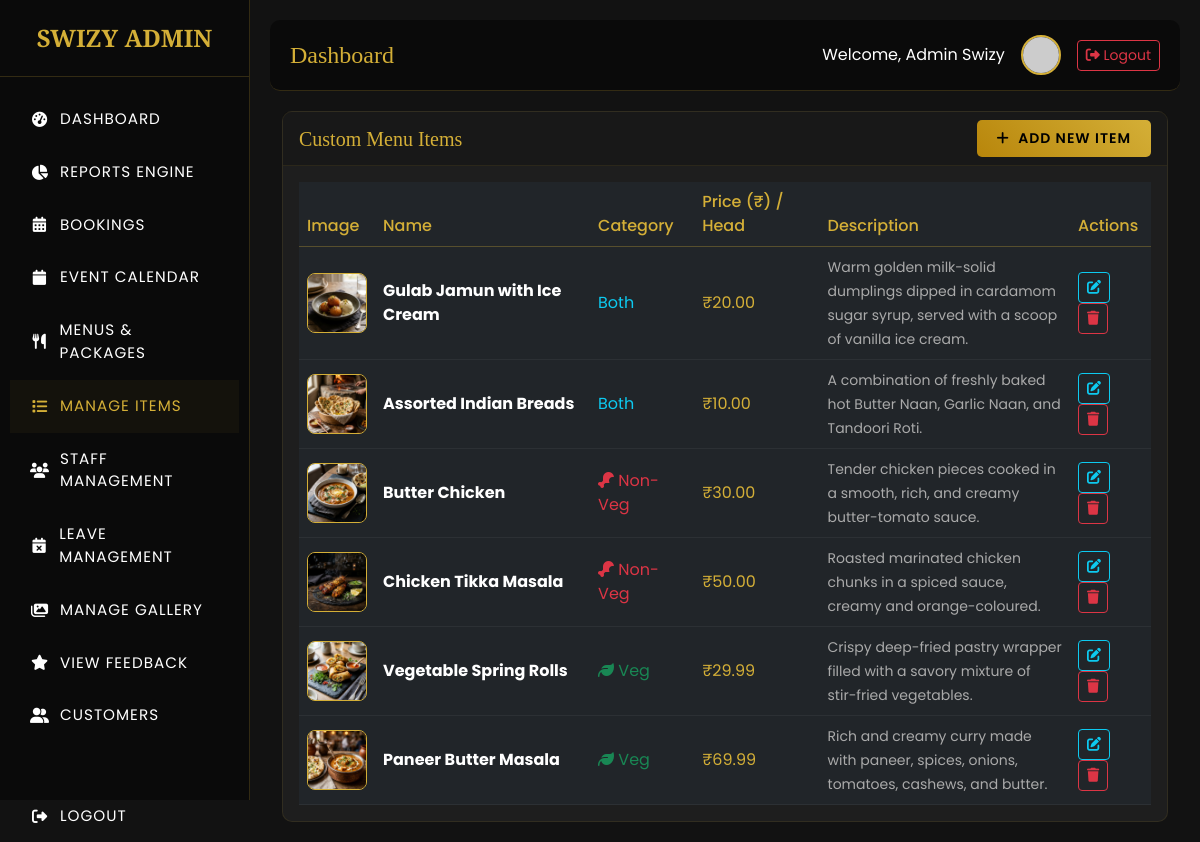
The page /admin/items.php (signed in) on the database its author committed.
### tables this page shows
CREATE TABLE IF NOT EXISTS `items` (
  `id` int NOT NULL AUTO_INCREMENT,
  `name` varchar(255) NOT NULL,
  `category` enum('veg','non-veg','both') NOT NULL,
  `price_per_head` decimal(10,2) NOT NULL,
  `description` text,
  `image` varchar(255) DEFAULT NULL,
  `status` tinyint(1) DEFAULT '1',
  PRIMARY KEY (`id`)
);

### classes/DataAccess.class.php (called while the page is built, shortened)
<?php
class DataAccess
{
	private $_con,$_query,$_errors;
	public function __construct()
	{
		if(!$this->_con=mysqli_connect(DB_HOST,DB_USER,DB_PASSWORD,DB_NAME))
		{
			die("connection Error");
		}
		$this->_errors ="";
	}
	public function getData($fields,$table,$condition = "1")
	{
		if(!$this->_checkTable($table))
		{
			$this->_errors.="$table not Present";
			return false;
		}
		$this->_query = "select ";
		if(is_array($fields))
		{
			if($this->_checkFieldsIndexed($fields,$table))
			{
				$this->_query.=implode(",",$fields);
			}
			else
			{
				return false;
			}
		}
		else if(gettype($fields) == "string")
		{
			if($fields == "*")
			{
				$this->_query.="*";
			}
		}
		else
		{
			$this->_errors.=" Invalid scheme type";
			return false;
		}
		$this->_query.=" from $table where $condition";
		$resref=mysqli_query($this->_con,$this->_query);
		$dataArr = array();
		if(mysqli_num_rows($resref))
		{
			while($rows = mysqli_fetch_assoc($resref))
			{
				$dataArr[] = $rows;
			}
		}
		return $dataArr;
	}
	private function _checkTable($table)
	{
		$q="show tables";
		$resref = mysqli_query($this->_con,$q);
		if(mysqli_num_rows($resref))
		{
			while($row=mysqli_fetch_array($resref))
			{
				if($row[0]==$table)
				{
					return true;
				}
			}
		}
		return false;
	}
}
?>

### admin/items.php (the view)
<?php require_once('header.php');
$dao = new DataAccess();
$items = $dao->getData("*", "items", "status=1 ORDER BY id DESC");
?>
<div class="container-fluid">
    <div class="card">
        <div class="card-header d-flex justify-content-between align-items-center">
            <h5 class="mb-0">Custom Menu Items</h5>
            <a href="item_add.php" class="btn btn-sm btn-gold"><i class="fa fa-plus me-1"></i> Add New Item</a>
        </div>
        <div class="card-body">
            <div class="table-responsive">
                <table class="table table-hover table-dark mb-0 align-middle">
                    <thead>
                        <tr>
                            <th>Image</th>
                            <th>Name</th>
                            <th>Category</th>
                            <th>Price (₹) / Head</th>
                            <th>Description</th>
                            <th>Actions</th>
                        </tr>
                    </thead>
                    <tbody>
                        <?php if(!empty($items)): foreach($items as $itm): ?>
                        <tr>
                            <td>
                                <?php if(!empty($itm['image'])): ?>
                                    <img src="../assets/uploads/<?= htmlspecialchars($itm['image']) ?>" alt="<?= htmlspecialchars($itm['name']) ?>" style="width: 60px; height: 60px; object-fit: cover; border-radius: 8px; border: 1px solid var(--primary-gold);">
                                <?php else: ?>
                                    <div style="width: 60px; height: 60px; border-radius: 8px; background: rgba(212,175,55,0.1); border: 1px dashed var(--primary-gold); display: flex; align-items: center; justify-content: center;"><i class="fa fa-utensils text-gold"></i></div>
                                <?php endif; ?>
                            </td>
                            <td><strong><?= htmlspecialchars($itm['name']) ?></strong></td>
                            <td>
                                <?php if($itm['category'] == 'veg'): ?>
                                    <span class="text-success"><i class="fa fa-leaf"></i> Veg</span>
                                <?php elseif($itm['category'] == 'non-veg'): ?>
                                    <span class="text-danger"><i class="fa fa-drumstick-bite"></i> Non-Veg</span>
                                <?php else: ?>
                                    <span class="text-info">Both</span>
                                <?php endif; ?>
                            </td>
                            <td><span class="text-gold" style="color:var(--primary-gold);">₹<?= number_format($itm['price_per_head'], 2) ?></span></td>
                            <td style="max-width:300px;"><small class="text-muted"><?= htmlspecialchars($itm['description']) ?></small></td>
                            <td>
                                <a href="item_add.php?edit=<?= $itm['id'] ?>" class="btn btn-sm btn-outline-info"><i class="fa fa-edit"></i></a>
                                <a href="../delete/delete_item.php?id=<?= $itm['id'] ?>" class="btn btn-sm btn-outline-danger" onclick="return confirm('Delete this item?');"><i class="fa fa-trash"></i></a>
                            </td>
                        </tr>
                        <?php endforeach; else: ?>
                        <tr><td colspan="6" class="text-center text-muted">No individual items found.</td></tr>
                        <?php endif; ?>
                    </tbody>
                </table>
            </div>
        </div>
    </div>
</div>
<?php require_once('footer.php'); ?>

### admin/header.php (shortened to what this page needs)
<!DOCTYPE html>
<html lang="en">
<head>
    <link href="https://cdn.jsdelivr.net/npm/bootstrap@5.3.0/dist/css/bootstrap.min.css" rel="stylesheet">
    <link rel="stylesheet" href="https://cdnjs.cloudflare.com/ajax/libs/font-awesome/6.4.0/css/all.min.css">
    <link rel="stylesheet" href="../assets/css/style.css">
    <link rel="stylesheet" href="https://cdn.jsdelivr.net/npm/sweetalert2@11/dist/sweetalert2.min.css">
</head>
<body>
    <div class="sidebar">
        <div class="sidebar-brand brand-font">SWIZY ADMIN</div>
        <ul class="nav flex-column mt-3">
            <li class="nav-item">
                <a class="nav-link active" href="dashboard.php"><i class="fa fa-tachometer-alt"></i> Dashboard</a>
            </li>
            <li class="nav-item">
                <a class="nav-link" href="reports.php"><i class="fa fa-chart-pie"></i> Reports Engine</a>
            </li>
            <li class="nav-item">
                <a class="nav-link" href="bookings.php"><i class="fa fa-calendar-alt"></i> Bookings</a>
            </li>
            <li class="nav-item">
                <a class="nav-link" href="calendar.php"><i class="fa fa-calendar"></i> Event Calendar</a>
            </li>
            <li class="nav-item">
                <a class="nav-link" href="menu.php"><i class="fa fa-utensils"></i> Menus & Packages</a>
            </li>
            <li class="nav-item">
                <a class="nav-link" href="items.php"><i class="fa fa-list"></i> Manage Items</a>
            </li>
            <li class="nav-item">
                <a class="nav-link" href="staff.php"><i class="fa fa-users"></i> Staff Management</a>
            </li>
            <li class="nav-item">
                <a class="nav-link" href="manage_leaves.php"><i class="fa fa-calendar-times"></i> Leave Management</a>
            </li>
            <li class="nav-item">
                <a class="nav-link" href="gallery.php"><i class="fa fa-images"></i> Manage Gallery</a>
            </li>
            <li class="nav-item">
                <a class="nav-link" href="feedback_view.php"><i class="fa fa-star"></i> View Feedback</a>
            </li>
            <li class="nav-item">
                <a class="nav-link" href="customers.php"><i class="fa fa-user-friends"></i> Customers</a>
            </li>
            <li class="nav-item mt-5">
                <a class="nav-link text-danger" href="../logout.php" onclick="return confirm('Are you sure you want to logout?');"><i class="fa fa-sign-out-alt"></i> Logout</a>
            </li>
        </ul>
    </div>
    <div class="main-content">
        <div class="topbar">
            <h4 class="mb-0 brand-font text-gold" style="color: var(--primary-gold);">Dashboard</h4>
            <div class="d-flex align-items-center">
                <span class="me-3">Welcome, <?= htmlspecialchars($_SESSION['name']) ?></span>
                <img src="../assets/images/default.png" alt="Profile" class="rounded-circle me-3" width="40" height="40" style="object-fit: cover; border: 2px solid var(--primary-gold);" onerror="this.src='https://ui-avatars.com/api/?name=Admin&background=d4af37&color=000'">
                <a href="../logout.php" class="btn btn-sm btn-outline-danger" onclick="return confirm('Are you sure you want to logout?');"><i class="fa fa-sign-out-alt"></i> Logout</a>
            </div>
        </div>

### admin/footer.php (shortened to what this page needs)
    </div>
</body>
</html>

### assets/css/style.css (style rules this page uses)
:root { --primary-gold: #d4af37; --dark-bg: #0a0a0a; --card-bg: rgba(25, 25, 25, 0.9); --text-light: #ffffff; --text-muted: #aaaaaa; --transition: all 0.4s cubic-bezier(0.25, 0.8, 0.25, 1); }
body { background-color: var(--dark-bg); color: var(--text-light); font-family: 'Poppins', sans-serif; overflow-x: hidden; scroll-behavior: smooth; }
h1, h2, h3, h4, h5, h6, .brand-font { font-family: 'Playfair Display', serif; }
.text-muted { color: var(--text-muted) !important; }
.nav-link { color: var(--text-light) !important; text-transform: uppercase; font-size: 0.9rem; letter-spacing: 1px; margin: 0 10px; transition: var(--transition); }
.nav-link:hover, .nav-link.active { color: var(--primary-gold) !important; }
.btn-gold { background: linear-gradient(45deg, #b8860b, #d4af37); color: #000; font-weight: 600; border: none; border-radius: 30px; padding: 10px 30px; text-transform: uppercase; letter-spacing: 1px; transition: var(--transition); }

### admin/header.php (style rules this page uses)
:root { --primary-gold: #d4af37; --dark-bg: #121212; --sidebar-bg: #0a0a0a; --card-bg: #1e1e1e; --text-light: #ffffff; --text-muted: #aaaaaa; }
body { background-color: var(--dark-bg); color: var(--text-light); font-family: 'Poppins', sans-serif; overflow-x: hidden; }
.brand-font { font-family: 'Playfair Display', serif; }
.text-muted { color: var(--text-muted) !important; }
.sidebar { width: 250px; background: var(--sidebar-bg); height: 100vh; position: fixed; top: 0; left: 0; border-right: 1px solid rgba(212, 175, 55, 0.2); transition: 0.3s; z-index: 1000; }
.sidebar-brand { padding: 20px; font-size: 1.5rem; text-align: center; border-bottom: 1px solid rgba(212, 175, 55, 0.2); color: var(--primary-gold); font-weight: bold; }
.nav-link { color: var(--text-muted); padding: 15px 20px; font-size: 0.95rem; display: flex; align-items: center; }
.nav-link i { margin-right: 10px; width: 20px; text-align: center; }
.nav-link:hover, .nav-link.active { color: var(--primary-gold); background: rgba(212, 175, 55, 0.05); }
.main-content { margin-left: 250px; padding: 20px; transition: 0.3s; }
.topbar { background: var(--sidebar-bg); padding: 15px 20px; display: flex; justify-content: space-between; align-items: center; border-bottom: 1px solid rgba(212, 175, 55, 0.2); border-radius: 10px; margin-bottom: 20px; }
.card { background: var(--card-bg); border: 1px solid rgba(212, 175, 55, 0.1); border-radius: 10px; color: var(--text-light); }
.card-header { background: rgba(0,0,0,0.2); border-bottom: 1px solid rgba(212, 175, 55, 0.1); color: var(--primary-gold); }
.btn-gold { background: linear-gradient(45deg, #b8860b, #d4af37); color: #000; font-weight: 600; border: none; padding: 8px 20px; border-radius: 5px; transition: 0.3s; }
.table { color: var(--text-light); }
.table th { border-bottom: 1px solid rgba(212, 175, 55, 0.3); color: var(--primary-gold); font-weight: 500; }
.table td { border-bottom: 1px solid rgba(255, 255, 255, 0.05); vertical-align: middle; }

### rows shown on the page
items: image (picture), name "Gulab Jamun with Ice Cream", category "Both", price_per_head "20.00", description "Warm golden milk-solid dumplings dipped in cardamom sugar syrup, served with a scoop of vanilla ice cream."
items: image (picture), name "Assorted Indian Breads", category "Both", price_per_head "10.00", description "A combination of freshly baked hot Butter Naan, Garlic Naan, and Tandoori Roti."
items: image (picture), name "Butter Chicken", category "non-veg" (drawn), price_per_head "30.00", description "Tender chicken pieces cooked in a smooth, rich, and creamy butter-tomato sauce."
items: image (picture), name "Chicken Tikka Masala", category "non-veg" (drawn), price_per_head "50.00", description "Roasted marinated chicken chunks in a spiced sauce, creamy and orange-coloured."
items: image (picture), name "Vegetable Spring Rolls", category "veg" (drawn), price_per_head "29.99", description "Crispy deep-fried pastry wrapper filled with a savory mixture of stir-fried vegetables."
items: image (picture), name "Paneer Butter Masala", category "veg" (drawn), price_per_head "69.99", description "Rich and creamy curry made with paneer, spices, onions, tomatoes, cashews, and butter."

### other values the page prints
$_SESSION['name'] "Admin Swizy"
